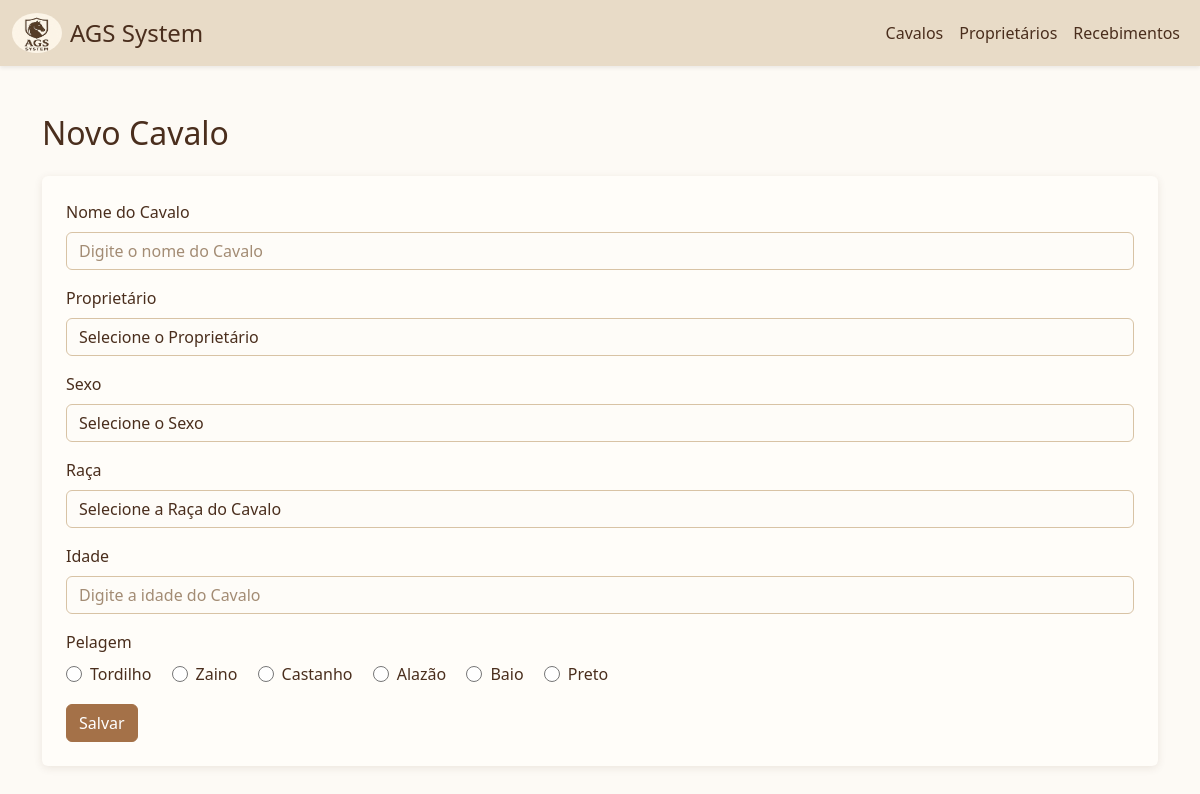
The page /novo_cavalo on the database its author committed.
### tables this page shows
CREATE TABLE pelagem (
            id INTEGER PRIMARY KEY AUTOINCREMENT,
            pelagem TEXT NOT NULL
        );

### app.py (the view, shortened to what this page needs)
@app.route('/novo_cavalo', methods=['GET','POST'])
def novoCavalo():
    conn = conexao()
    proprietarios = conn.execute('SELECT * FROM proprietario').fetchall()
    sexos = conn.execute('SELECT * FROM sexo').fetchall()
    racas = conn.execute('SELECT * FROM raca').fetchall()
    pelagens = conn.execute('SELECT * FROM pelagem').fetchall()
    conn.close()
    return render_template('cadastrar_cavalos.html', proprietarios = proprietarios, sexos=sexos, racas=racas, pelagens=pelagens)

### database.py (called while the page is built)
def conexao():
    conn = sqlite3.connect(db_path)
    conn.row_factory = sqlite3.Row
    return conn

### templates/cadastrar_cavalos.html (shortened to what this page needs)
{% extends 'base.html' %} {% block content %}
<h2 class="mb-4">Novo Cavalo</h2>
<form method="POST" class="bg-secondary p-4 rounded">
  <div class="mb-3">
    <label for="name" class="form-label">Nome do Cavalo</label>
    <input
      type="text"
      class="form-control"
      id="name"
      name="name"
      required
      placeholder="Digite o nome do Cavalo"
    />
  </div>
  <div class="mb-3">
    <label for="proprietario_id" class="form-label">Proprietário</label>
    <select name="proprietario_id" class="form-control" required>
      <option value="" disabled selected>Selecione o Proprietário</option>
    </select>
  </div>
  <div class="mb-3">
    <label for="sexo_id" class="form-label">Sexo</label>
    <select name="sexo_id" class="form-control" required>
      <option value="" disabled selected>Selecione o Sexo</option>
    </select>
  </div>
  <div class="mb-3">
    <label for="raca_id" class="form-label">Raça</label>
    <select name="raca_id" class="form-control" required>
      <option value="" disabled selected>Selecione a Raça do Cavalo</option>
    </select>
  </div>
  <div class="mb-3">
    <label for="idade" class="form-label">Idade</label>
    <input
      type="number"
      class="form-control"
      id="idade"
      name="idade"
      required
      placeholder="Digite a idade do Cavalo"
    />
  </div>
  <div class="mb-3">
    <label class="form-label">Pelagem</label><br />
    {% for pelagem in pelagens %}
    <div class="form-check form-check-inline">
      <input
        class="form-check-input"
        type="radio"
        name="pelagem_id"
        id="pelagem_{{ pelagem.id }}"
        value="{{ pelagem.id }}"
      />
      <label class="form-check-label" for="pelagem_{{ pelagem.id }}"
        >{{ pelagem.pelagem }}</label
      >
    </div>
    {% endfor %}
  </div>
  <button type="submit" class="btn btn-success">Salvar</button>
</form>
{% endblock %}

### static/css/style.css (style rules this page uses)
body { background-color: #fdfaf5; color: #4a2e1d; font-family: "Segoe UI", sans-serif; padding-bottom: 50px; }
.card, form { background-color: #fffdf9; border: none; border-radius: 10px; box-shadow: 0 2px 8px rgba(74, 46, 29, 0.1); color: #4a2e1d; }
form.bg-secondary { background-color: #fffdf9 !important; }
.form-label { font-weight: 500; color: #4a2e1d; }
input.form-control, select.form-control, textarea.form-control { background-color: #fefcf8; border: 1px solid #d8c3a5; color: #4a2e1d; }
.form-control::placeholder { color: #a38c74; }
.btn-success { background-color: #a47148; border-color: #a47148; color: #fff; }
input[type="radio"] { accent-color: #a47148; }
input[type="radio"].form-check-input { appearance: auto; -webkit-appearance: auto; accent-color: #a47148; background-image: none !important; }

### rows shown on the page
pelagem: pelagem "Tordilho"
pelagem: pelagem "Zaino"
pelagem: pelagem "Castanho"
pelagem: pelagem "Alazão"
pelagem: pelagem "Baio"
pelagem: pelagem "Preto"
